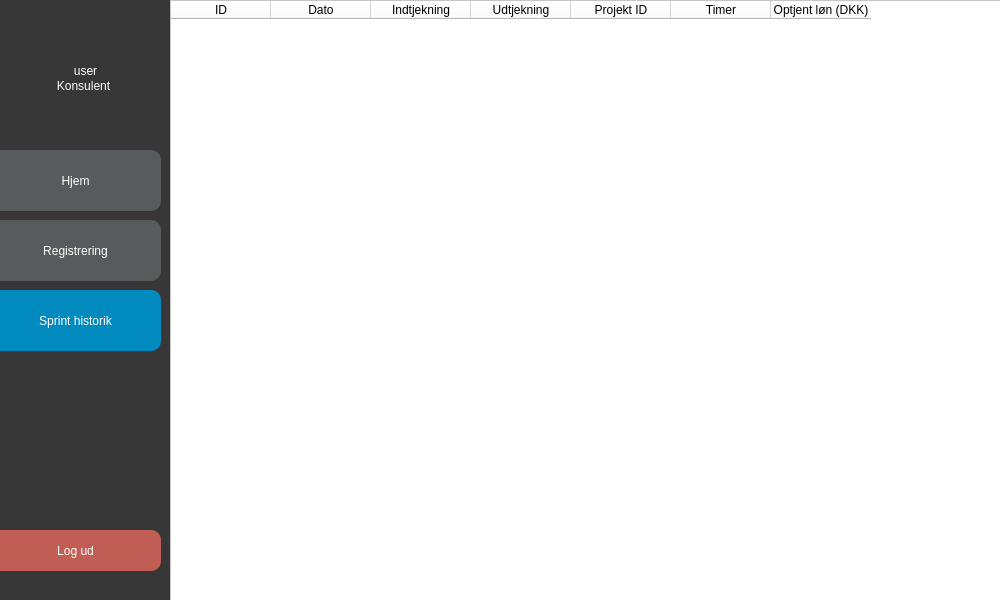
<?xml version="1.0" encoding="UTF-8"?>
<ui version="4.0">
 <class>MainWindow</class>
 <widget class="QMainWindow" name="MainWindow">
  <property name="geometry">
   <rect>
    <x>0</x>
    <y>0</y>
    <width>1000</width>
    <height>600</height>
   </rect>
  </property>
  <property name="windowTitle">
   <string>MainWindow</string>
  </property>
  <property name="styleSheet">
   <string notr="true">background-color: rgb(255, 255, 255);</string>
  </property>
  <widget class="QWidget" name="centralwidget">
   <widget class="QLabel" name="noterror">
    <property name="geometry">
     <rect>
      <x>480</x>
      <y>515</y>
      <width>181</width>
      <height>16</height>
     </rect>
    </property>
    <property name="styleSheet">
     <string notr="true">color: rgb(0, 170, 115);
background-color: rgba(255, 255, 255, 0);</string>
    </property>
    <property name="text">
     <string/>
    </property>
    <property name="alignment">
     <set>Qt::AlignCenter</set>
    </property>
   </widget>
   <widget class="QTableWidget" name="tabelwidget">
    <property name="geometry">
     <rect>
      <x>170</x>
      <y>0</y>
      <width>831</width>
      <height>601</height>
     </rect>
    </property>
    <property name="styleSheet">
     <string notr="true">background-color: rgb(255, 255, 255);
color: rgb(0, 0, 0);</string>
    </property>
    <property name="showGrid">
     <bool>true</bool>
    </property>
    <property name="gridStyle">
     <enum>Qt::SolidLine</enum>
    </property>
    <attribute name="horizontalHeaderVisible">
     <bool>true</bool>
    </attribute>
    <attribute name="horizontalHeaderHighlightSections">
     <bool>true</bool>
    </attribute>
    <attribute name="verticalHeaderVisible">
     <bool>false</bool>
    </attribute>
    <attribute name="verticalHeaderDefaultSectionSize">
     <number>50</number>
    </attribute>
    <column>
     <property name="text">
      <string>ID</string>
     </property>
    </column>
    <column>
     <property name="text">
      <string>Dato</string>
     </property>
    </column>
    <column>
     <property name="text">
      <string>Indtjekning</string>
     </property>
    </column>
    <column>
     <property name="text">
      <string>Udtjekning</string>
     </property>
    </column>
    <column>
     <property name="text">
      <string>Projekt ID</string>
     </property>
    </column>
    <column>
     <property name="text">
      <string>Timer</string>
     </property>
    </column>
    <column>
     <property name="text">
      <string>Optjent løn (DKK)</string>
     </property>
    </column>
   </widget>
   <widget class="QPushButton" name="ny_registrering_knap">
    <property name="geometry">
     <rect>
      <x>-10</x>
      <y>220</y>
      <width>171</width>
      <height>61</height>
     </rect>
    </property>
    <property name="styleSheet">
     <string notr="true">QPushButton {
	color: rgb(255, 255, 255);
	background-color: rgb(88, 91, 91);
	font: 16pt &quot;.AppleSystemUIFont&quot;;
	border-radius: 10px;
}

QPushButton:Hover {

	background-color: rgb(109, 109, 109);


}
</string>
    </property>
    <property name="text">
     <string>Registrering</string>
    </property>
   </widget>
   <widget class="QLabel" name="Frame_2">
    <property name="geometry">
     <rect>
      <x>-10</x>
      <y>-20</y>
      <width>1061</width>
      <height>631</height>
     </rect>
    </property>
    <property name="styleSheet">
     <string notr="true">font: 16pt &quot;.AppleSystemUIFont&quot;;
color: rgb(0, 138, 190);

background-color: rgb(0, 0, 0,200);
border-radius: 15px;</string>
    </property>
    <property name="text">
     <string/>
    </property>
    <property name="scaledContents">
     <bool>false</bool>
    </property>
    <property name="alignment">
     <set>Qt::AlignCenter</set>
    </property>
    <property name="wordWrap">
     <bool>false</bool>
    </property>
   </widget>
   <widget class="QPushButton" name="optellinger_knap">
    <property name="geometry">
     <rect>
      <x>-10</x>
      <y>290</y>
      <width>171</width>
      <height>61</height>
     </rect>
    </property>
    <property name="styleSheet">
     <string notr="true">background-color: rgb(0, 138, 190);
color: rgb(255, 255, 255);
font: 16pt &quot;.AppleSystemUIFont&quot;;
border-radius: 10px;

</string>
    </property>
    <property name="text">
     <string>Sprint historik</string>
    </property>
   </widget>
   <widget class="QLabel" name="navn">
    <property name="geometry">
     <rect>
      <x>10</x>
      <y>50</y>
      <width>151</width>
      <height>41</height>
     </rect>
    </property>
    <property name="styleSheet">
     <string notr="true">font: 16pt &quot;.AppleSystemUIFont&quot;;
color: white;

background-color: rgba(255, 255, 255, 0);</string>
    </property>
    <property name="text">
     <string>user</string>
    </property>
    <property name="scaledContents">
     <bool>false</bool>
    </property>
    <property name="alignment">
     <set>Qt::AlignCenter</set>
    </property>
    <property name="wordWrap">
     <bool>false</bool>
    </property>
   </widget>
   <widget class="QPushButton" name="hjem_knap">
    <property name="geometry">
     <rect>
      <x>-10</x>
      <y>150</y>
      <width>171</width>
      <height>61</height>
     </rect>
    </property>
    <property name="styleSheet">
     <string notr="true">QPushButton {
	color: rgb(255, 255, 255);
	background-color: rgb(88, 91, 91);
	font: 16pt &quot;.AppleSystemUIFont&quot;;
	border-radius: 10px;
}

QPushButton:Hover {

	background-color: rgb(109, 109, 109);


}
</string>
    </property>
    <property name="text">
     <string>Hjem</string>
    </property>
   </widget>
   <widget class="QLabel" name="label_3">
    <property name="geometry">
     <rect>
      <x>43</x>
      <y>70</y>
      <width>81</width>
      <height>31</height>
     </rect>
    </property>
    <property name="styleSheet">
     <string notr="true">font: 10pt &quot;.AppleSystemUIFont&quot;;
color: rgb(255, 255, 255);
background-color: rgba(255, 255, 255, 0);</string>
    </property>
    <property name="text">
     <string>Konsulent</string>
    </property>
    <property name="alignment">
     <set>Qt::AlignCenter</set>
    </property>
   </widget>
   <widget class="QPushButton" name="logud_knap">
    <property name="geometry">
     <rect>
      <x>-10</x>
      <y>530</y>
      <width>171</width>
      <height>41</height>
     </rect>
    </property>
    <property name="styleSheet">
     <string notr="true">

QPushButton {
	color: rgb(255, 255, 255);
	
	background-color: rgb(192, 94, 85);
	font: 16pt &quot;.AppleSystemUIFont&quot;;
	border-radius: 10px;
}

QPushButton:Hover {


	background-color: rgb(220, 109, 99);



}
</string>
    </property>
    <property name="text">
     <string>Log ud</string>
    </property>
   </widget>
   <widget class="QLabel" name="error3">
    <property name="geometry">
     <rect>
      <x>10</x>
      <y>410</y>
      <width>141</width>
      <height>16</height>
     </rect>
    </property>
    <property name="styleSheet">
     <string notr="true">color: rgb(219, 0, 40);
background-color: rgba(255, 255, 255, 0);</string>
    </property>
    <property name="text">
     <string/>
    </property>
    <property name="alignment">
     <set>Qt::AlignCenter</set>
    </property>
   </widget>
   <widget class="QLabel" name="error">
    <property name="geometry">
     <rect>
      <x>10</x>
      <y>370</y>
      <width>141</width>
      <height>16</height>
     </rect>
    </property>
    <property name="styleSheet">
     <string notr="true">color: rgb(219, 0, 40);
background-color: rgba(255, 255, 255, 0);</string>
    </property>
    <property name="text">
     <string/>
    </property>
    <property name="alignment">
     <set>Qt::AlignCenter</set>
    </property>
   </widget>
   <widget class="QLabel" name="error2">
    <property name="geometry">
     <rect>
      <x>10</x>
      <y>390</y>
      <width>141</width>
      <height>16</height>
     </rect>
    </property>
    <property name="styleSheet">
     <string notr="true">color: rgb(219, 0, 40);
background-color: rgba(255, 255, 255, 0);</string>
    </property>
    <property name="text">
     <string/>
    </property>
    <property name="alignment">
     <set>Qt::AlignCenter</set>
    </property>
   </widget>
   <zorder>Frame_2</zorder>
   <zorder>noterror</zorder>
   <zorder>tabelwidget</zorder>
   <zorder>ny_registrering_knap</zorder>
   <zorder>optellinger_knap</zorder>
   <zorder>navn</zorder>
   <zorder>hjem_knap</zorder>
   <zorder>label_3</zorder>
   <zorder>logud_knap</zorder>
   <zorder>error3</zorder>
   <zorder>error</zorder>
   <zorder>error2</zorder>
  </widget>
 </widget>
 <resources/>
 <connections/>
</ui>
